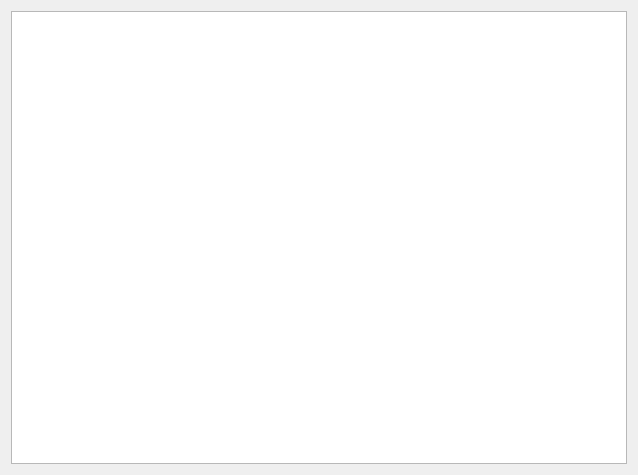
<?xml version="1.0" encoding="UTF-8"?>
<ui version="4.0">
 <class>piaint</class>
 <widget class="QWidget" name="piaint">
  <property name="geometry">
   <rect>
    <x>0</x>
    <y>0</y>
    <width>638</width>
    <height>475</height>
   </rect>
  </property>
  <property name="windowTitle">
   <string>piaint</string>
  </property>
  <layout class="QGridLayout" name="gridLayout">
   <item row="0" column="0">
    <widget class="QGraphicsView" name="Scene"/>
   </item>
  </layout>
 </widget>
 <resources/>
 <connections/>
</ui>
